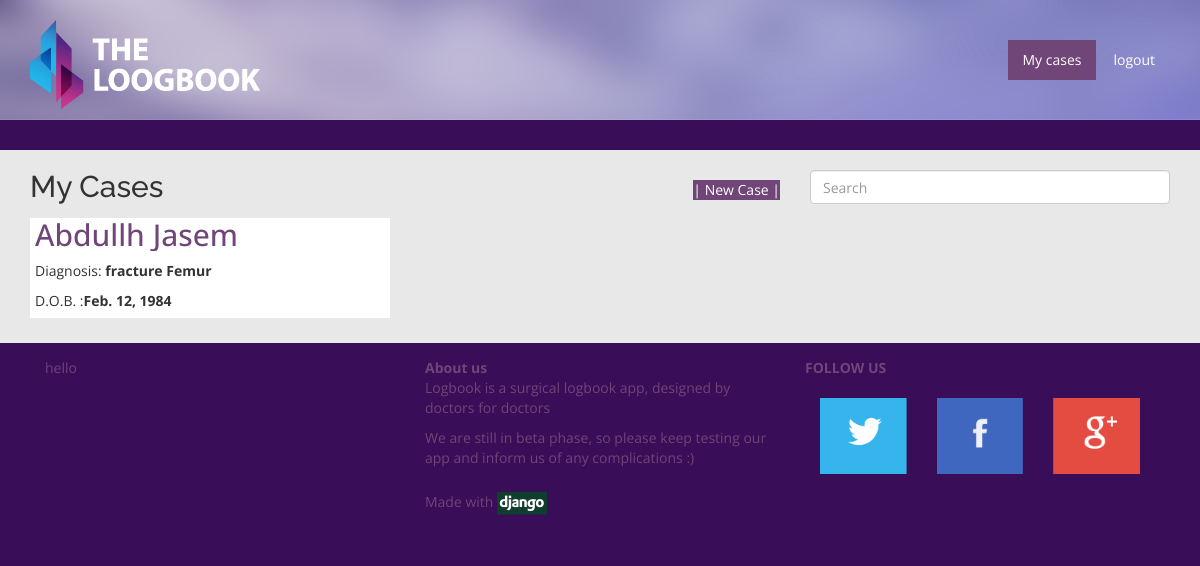
The page /case_list/ (signed in) on the database its author committed.
### main/models.py (models this page shows, shortened)
class Case(models.Model):
	patient_name = models.CharField(max_length=255, blank=True, null=True)
	date_of_birth = models.DateField(auto_now=False, auto_now_add=False)
	diagnosis = models.CharField(max_length=255, blank=True, null=True)
	history_and_exam = models.TextField()
	file_number = models.CharField(max_length=50, blank=True, null=True)
	civil_id = models.CharField(max_length=50, blank=True, null=True)
	user = models.ForeignKey('main.CustomUser')

### main/views.py (the view)
# urls.py: url(r'^case_list/$', 'main.views.case_list'),
def case_list(request):
	context = {}
	cases = Case.objects.filter(user=request.user.pk)
	context['cases'] = cases
	return render(request, 'case_list.html', context)

### main/templates/case_list.html
{% extends 'base.html' %}
{% block body %}
<div class='row'>
	<div class='col-sm-3'><h2 class='patientnamedetail'>My Cases</h2></div>
	<div class='col-sm-5'><p class='newcasebutton'><a href='/create_case/'>| New Case |</a></p></div>
	<div class='col-sm-4 searchbox'>
		<form>
		<input type="email" class="form-control" id="exampleInputEmail1" placeholder="Search">
		</form>
	</div>
</div>
<div class='row'>
{% for case in cases %}
	<div class='col-lg-4'>
		<div class='caselist'>
			<a href='/case_detail/{{ case.pk }}'><h2 class='patientnameinlist truncate'>{{ case.patient_name }}</h2></a>
			<p class='listdetails'>Diagnosis: <b>{{ case.diagnosis }}</b></p>
			<p class='listdetails'>D.O.B. :<b>{{ case.date_of_birth }}</b></p>
		</div>
	</div>
{% endfor %}
</div>
{% endblock %}

### main/static/css/mystyle.css (style rules this page uses)
body { font-family: 'Open Sans', sans-serif; background-color: #390d57; }
.patientnamedetail { font-family: 'Raleway', sans-serif; }
.caselist { margin: 5px 0px 5px 0px ; height: 100px; background-color: white; }
.patientnameinlist { margin-left: 5px; margin-top: 0px; color: #704578; }
.listdetails { margin-left: 5px; }
.truncate { white-space: nowrap; overflow: hidden; text-overflow: ellipsis; }
.searchbox { margin-top: 20px; }
a { color: #704578; }
.newcasebutton>a { margin-top: 30px; float: right; color: white; background-color: #704578; }

### rows shown on the page
Case: patient_name "Abdullh Jasem", diagnosis "fracture Femur", date_of_birth "Feb. 12, 1984"
